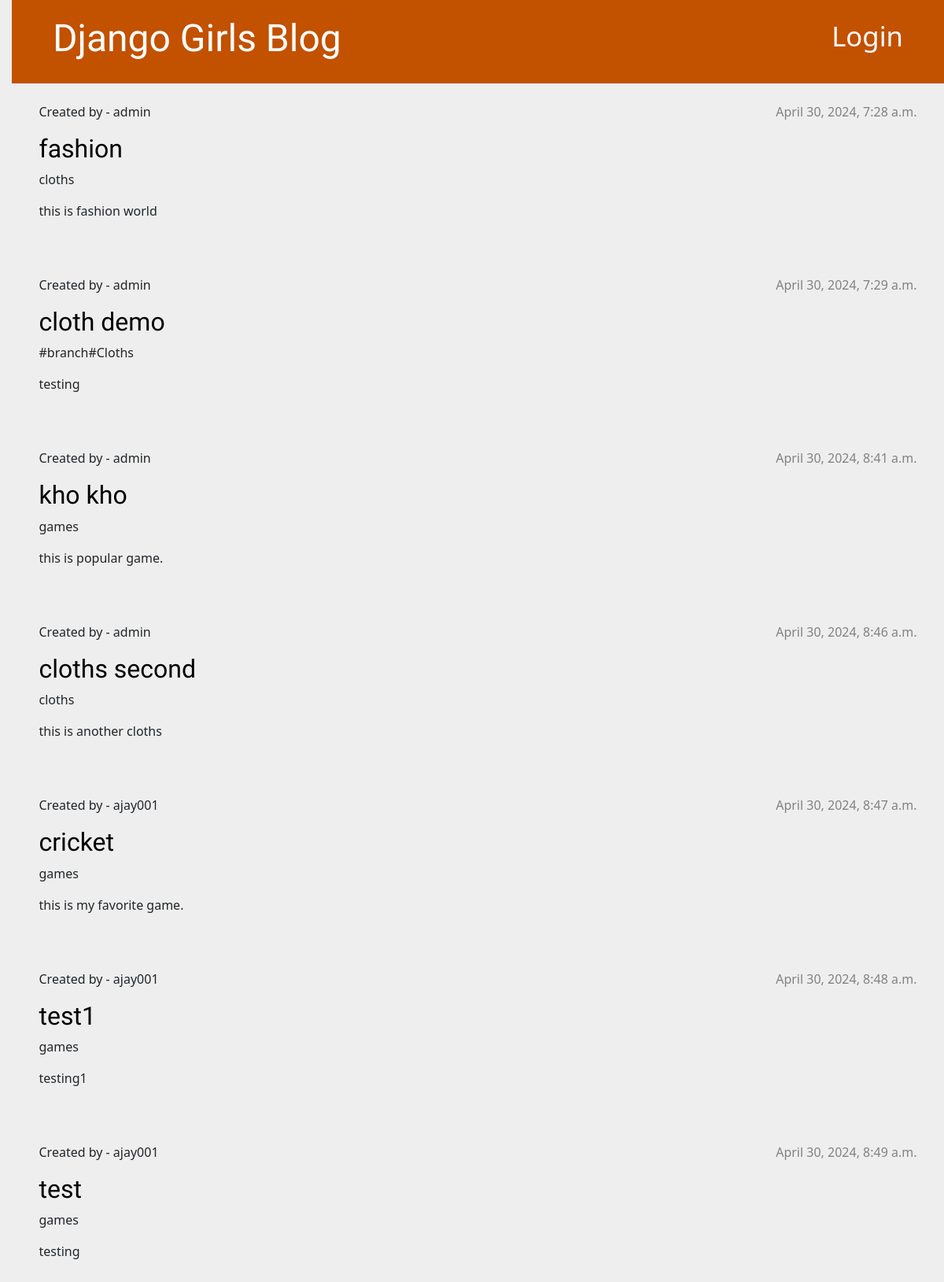
Before: / with the older database file.
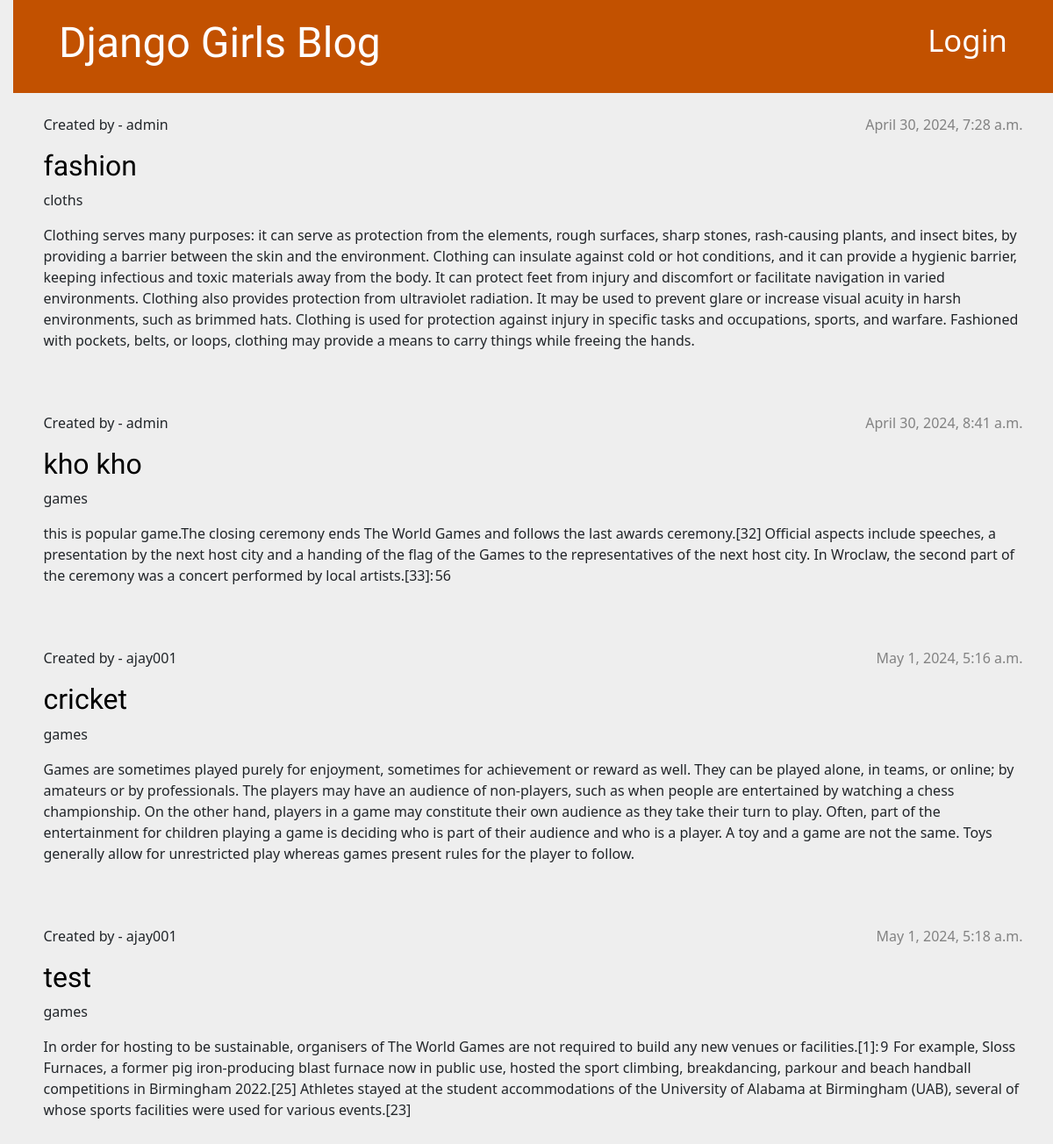
After: the same page with the newer database file.
### blog/models.py (models this page shows, shortened)
class Post(models.Model):
    author = models.ForeignKey(settings.AUTH_USER_MODEL, on_delete=models.CASCADE)
    category = models.ForeignKey(Category, on_delete=models.CASCADE)
    tag = models.ManyToManyField(Tag)
    title = models.CharField(max_length=200)
    text = models.TextField()
    created_date = models.DateTimeField(default=timezone.now)
    published_date = models.DateTimeField(blank=True, null=True)

class User(AbstractUser):
    age = models.IntegerField(default=18)
    mobile = models.CharField(max_length=10)

class Category(models.Model):
    name = models.CharField(max_length=60)
    desc = models.TextField()
    image = models.ImageField(upload_to='cat')
    def __str__(self):
        return self.name

### blog/views.py (the view)
# urls.py: path('', views.post_list, name='post_list'),
def post_list(request):
    posts = Post.objects.filter(published_date__lte=timezone.now()).order_by('published_date')
    return render(request, 'blog/post_list.html', {'posts': posts})

### blog/templates/blog/post_list.html
{% extends 'blog/base.html' %}
{% block content %}
    {% for post in posts %}
        <article class="post mt-4">
            <time class="date">
                {{ post.published_date }}
            </time>
            <p>Created by - {{post.author}}</p>
            <h2><a href="{% url 'post_detail' pk=post.pk %}">{{ post.title }}</a></h2>
            <p> {{post.category}} </p>
            <p>{{ post.text|linebreaksbr }}</p>
        </article>
    {% endfor %}
{% endblock %}

### blog/templates/blog/base.html (shortened to what this page needs)
{% load static %}
<!DOCTYPE html>
<html>
    <head>
        <link rel="stylesheet" href="https://cdn.jsdelivr.net/npm/bootstrap@5.1.3/dist/css/bootstrap.min.css">
        <link rel="stylesheet" href="{% static 'css/blog.css' %}">
    </head>
    <body>
        <header class="page-header">
          <div class="container">
            {% if user.is_authenticated %}
                <a href="{% url 'logout_view' %}" class="top-menu">
                    <h3>Logout</h3>
                </a>
                <a href="{% url 'post_new' %}" class="top-menu">
                    {% include './icons/file-earmark-plus.svg' %}
                </a>
                <a href="{% url 'user-profile' %}" class="top-menu">
                    <h3>{{user.username}}</h3>
                </a>
                <a href="{% url 'new_category' %}" class="top-menu">
                   <h3> New-Category</h3>
                </a>
                <a href="{% url 'new_tag' %}" class="top-menu">
                    <h3> New-Tag</h3>
                 </a>
            {% else %}
            <a href="{% url 'login_view' %}" class="top-menu">
                Login
            </a>
            {% endif %}
            <h1><a href="/">Django Girls Blog</a></h1>
          </div>
        </header>
        <main class="container">
            <div class="row">
                <div class="col">
                    {% block content %}
                    {% endblock %}
                </div>
            </div>
        </main>
    </body>
</html>

### blog/static/css/blog.css (style rules this page uses)
* { margin:0; padding:0 }
a,a:hover { text-decoration: none; }
body { background-color: #eee!important; }
h1 a, h2 a { color: #C25100; font-family: 'Lobster'; }
body { padding-left: 15px; }
.page-header { background-color: #C25100; margin-top: 0; padding: 20px 20px 20px 40px; }
.page-header h1, .page-header h1 a, .page-header h1 a:visited, .page-header h1 a:active { color: #ffffff; font-size: 36pt; text-decoration: none; }
h1, h2, h3, h4 { font-family: 'Lobster', cursive; }
.date { color: #828282; }
.top-menu, .top-menu:hover, .top-menu:visited { color: #ffffff; float: right; font-size: 26pt; margin-right: 20px; }
.post { margin-bottom: 70px; }
.post h2 a, .post h2 a:visited { color: #000000; }
.post > .date, .post > .actions { float: right; }

Changed rows visible on the page:
removed Post: published_date "April 30, 2024, 7:29 a.m.", author "admin", title "cloth demo", category "#branch#Cloths", text "testing"
removed Post: published_date "April 30, 2024, 8:46 a.m.", author "admin", title "cloths second", category "cloths", text "this is another cloths"
removed Post: published_date "April 30, 2024, 8:48 a.m.", author "ajay001", title "test1", category "games", text "testing1"
changed Post "fashion": text "this is fashion world" → "Clothing serves many purposes: it can serve as protection from the elements, rough surfaces, sharp stones, rash-causing plants, and insect bites, by providing a barrier between the skin and the environment. Clothing can insulate against cold or hot conditions, and it can provide a hygienic barrier, keeping infectious and toxic materials away from the body. It can protect feet from injury and discomfort or facilitate navigation in varied environments. Clothing also provides protection from ultraviolet radiation. It may be used to prevent glare or increase visual acuity in harsh environments, such as brimmed hats. Clothing is used for protection against injury in specific tasks and…"
changed Post "kho kho": text "this is popular game." → "this is popular game.The closing ceremony ends The World Games and follows the last awards ceremony.[32] Official aspects include speeches, a presentation by the next host city and a handing of the flag of the Games to the representatives of the next host city. In Wroclaw, the second part of the ceremony was a concert performed by local artists.[33]: 56"
changed Post "cricket": published_date "April 30, 2024, 8:47 a.m." → "May 1, 2024, 5:16 a.m."; text "this is my favorite game." → "Games are sometimes played purely for enjoyment, sometimes for achievement or reward as well. They can be played alone, in teams, or online; by amateurs or by professionals. The players may have an audience of non-players, such as when people are entertained by watching a chess championship. On the other hand, players in a game may constitute their own audience as they take their turn to play. Often, part of the entertainment for children playing a game is deciding who is part of their audience and who is a player. A toy and a game are not the same. Toys generally allow for unrestricted play whereas games present rules for the player to follow."
changed Post "test": published_date "April 30, 2024, 8:49 a.m." → "May 1, 2024, 5:18 a.m."; text "testing" → "In order for hosting to be sustainable, organisers of The World Games are not required to build any new venues or facilities.[1]: 9 For example, Sloss Furnaces, a former pig iron-producing blast furnace now in public use, hosted the sport climbing, breakdancing, parkour and beach handball competitions in Birmingham 2022.[25] Athletes stayed at the student accommodations of the University of Alabama at Birmingham (UAB), several of whose sports facilities were used for various events.[23]"
